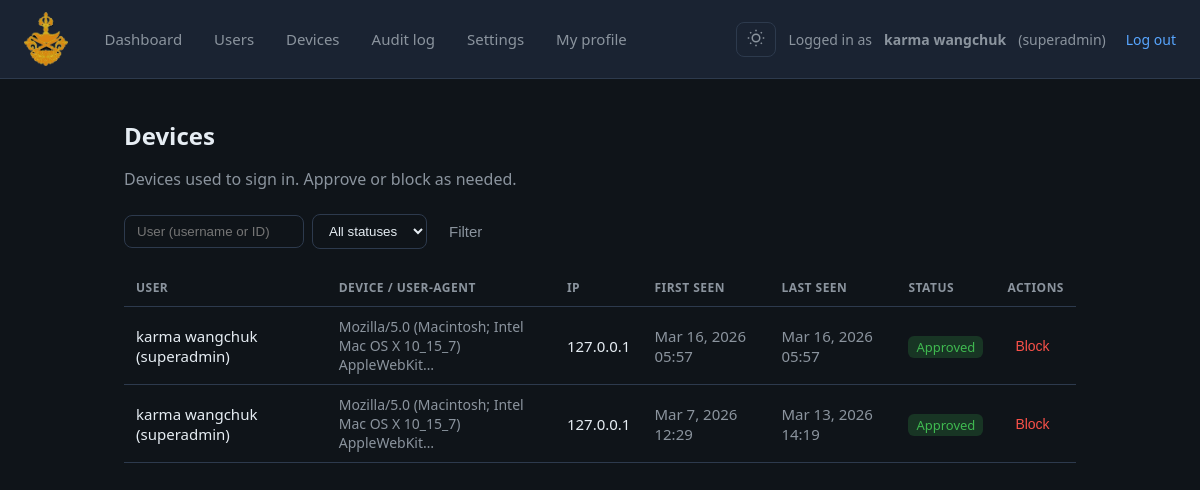
Before: /dashboard/superadmin/devices/ (signed in) with the older database file.
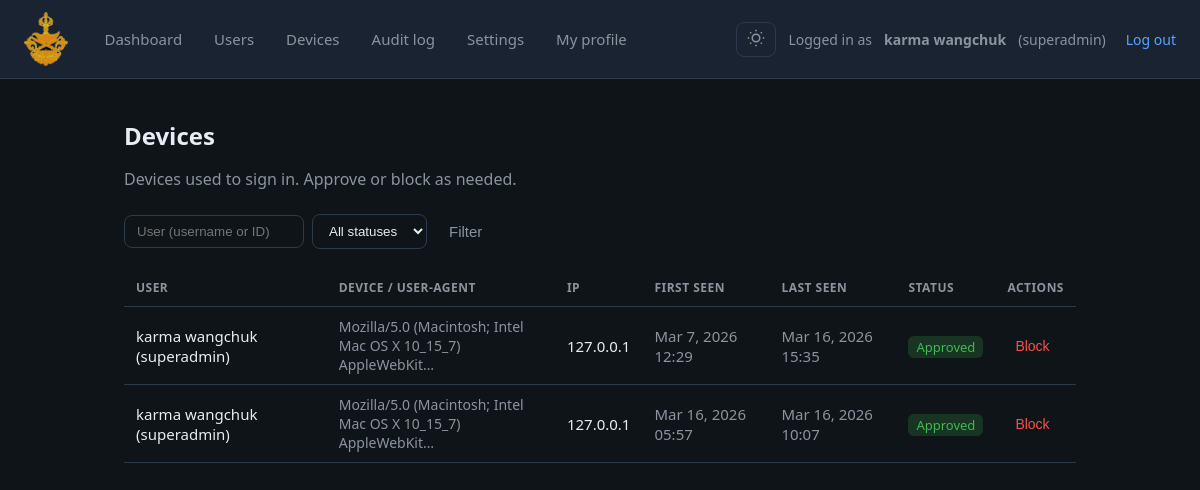
After: the same page with the newer database file.
### accounts/models.py (models this page shows, shortened)
class Device(models.Model):
    user = models.ForeignKey(User, on_delete=models.CASCADE, related_name='devices')
    device_id = models.CharField(max_length=64, blank=True, help_text='Fingerprint or session-derived id')
    user_agent = models.CharField(max_length=512, blank=True)
    ip_address = models.GenericIPAddressField(null=True, blank=True)
    first_seen = models.DateTimeField(auto_now_add=True)
    last_seen = models.DateTimeField(auto_now=True)
    status = models.CharField(
        max_length=20,
        choices=DeviceStatus.choices,
        default=DeviceStatus.PENDING,
    )
    class Meta:
        db_table = 'accounts_device'
        ordering = ['-last_seen']
        indexes = [
            models.Index(fields=['user', '-last_seen']),
        ]

class User(AbstractUser):
    role = models.CharField(
        max_length=20,
        choices=Role.choices,
        default=Role.USER,
    )
    is_active = models.BooleanField(default=True)
    email = models.EmailField(unique=True)
    force_password_change = models.BooleanField(
        default=False,
        help_text='If set, user must set a new password on next login (after OTP).',
    )
    created_by = models.ForeignKey(
        'self',
        null=True,
        blank=True,
        on_delete=models.SET_NULL,
        related_name='created_users',
        help_text='Admin who created this user (null if created by superadmin).',
    )
    wing = models.CharField(max_length=100, blank=True, help_text='Wing or department.')
    phone = models.CharField(max_length=32, blank=True, help_text='Phone number.')
    date_of_birth = models.DateField(null=True, blank=True, help_text='Date of birth.')
    employee_number = models.CharField(
        max_length=64,
        unique=True,
        null=True,
        blank=True,
        help_text='Employee number; used as username for employee login.',
    )
    is_approved = models.BooleanField(
        default=True,
        help_text='If False, user cannot log in until a superadmin approves (for admin-created users).',
    )
    class Meta:
        db_table = 'accounts_user'
        indexes = [
            models.Index(fields=['role']),
            models.Index(fields=['is_active']),
        ]

### accounts/views.py (the view)
# urls.py: path('dashboard/superadmin/devices/', views.superadmin_device_list, name='superadmin_device_list'),
@require_GET
@role_required(Role.SUPERADMIN)
def superadmin_device_list(request):
    qs = Device.objects.select_related('user').order_by('-last_seen')
    user_filter = (request.GET.get('user') or '').strip()
    status_filter = (request.GET.get('status') or '').strip()
    if user_filter:
        if user_filter.isdigit():
            qs = qs.filter(user_id=int(user_filter))
        else:
            qs = qs.filter(user__username__icontains=user_filter)
    if status_filter and status_filter in dict(DeviceStatus.choices):
        qs = qs.filter(status=status_filter)
    return render(request, 'accounts/superadmin/device_list.html', {
        'devices': qs,
        'user_filter': user_filter,
        'status_filter': status_filter,
        'status_choices': DeviceStatus.choices,
    })

### accounts/rbac.py (called while the page is built)
def role_required(*allowed_roles: str):
    allowed = set(allowed_roles)
    def decorator(view_func):
        @wraps(view_func)
        def _wrapped_view(request, *args, **kwargs):
            if not request.user.is_authenticated:
                login_url = reverse('accounts:login')
                return redirect(f'{login_url}?{REDIRECT_FIELD_NAME}={request.get_full_path()}')
            if request.user.role not in allowed:
                return redirect(get_dashboard_url_for_role(request.user.role))
            return view_func(request, *args, **kwargs)
        return _wrapped_view
    return decorator

### templates/accounts/superadmin/device_list.html (shortened to what this page needs)
{% extends "base_dashboard.html" %}
{% block nav %}
  <a href="{% url 'accounts:superadmin_dashboard' %}">Dashboard</a>
  <a href="{% url 'accounts:superadmin_user_list' %}">Users</a>
  <a href="{% url 'accounts:superadmin_device_list' %}">Devices</a>
  <a href="{% url 'accounts:superadmin_audit_log' %}">Audit log</a>
  <a href="{% url 'accounts:superadmin_settings' %}">Settings</a>
  <a href="{% url 'accounts:superadmin_profile' %}">My profile</a>
{% endblock %}
{% block content %}
<h1 class="page-title">Devices</h1>
<p class="page-desc">Devices used to sign in. Approve or block as needed.</p>
<div class="toolbar" style="display:flex; flex-wrap:wrap; gap:12px; margin-bottom:20px; align-items:center;">
  <form method="get" action="{% url 'accounts:superadmin_device_list' %}" style="display:flex; flex-wrap:wrap; gap:8px; align-items:center;">
    <input type="text" name="user" value="{{ user_filter }}" placeholder="User (username or ID)" style="width:180px; padding:8px 12px; border:1px solid var(--border); border-radius:8px; background:var(--bg); color:var(--text);">
    <select name="status" style="padding:8px 12px; border:1px solid var(--border); border-radius:8px; background:var(--bg); color:var(--text);">
      <option value="">All statuses</option>
    </select>
    <button type="submit" class="btn btn-ghost" style="margin:0;">Filter</button>
  </form>
</div>
<div class="table-wrap" style="overflow-x:auto;">
  <table class="data-table" style="width:100%; border-collapse:collapse;">
    <thead>
      <tr style="border-bottom:1px solid var(--border); text-align:left;">
        <th style="padding:10px 12px;">User</th>
        <th style="padding:10px 12px;">Device / User-Agent</th>
        <th style="padding:10px 12px;">IP</th>
        <th style="padding:10px 12px;">First seen</th>
        <th style="padding:10px 12px;">Last seen</th>
        <th style="padding:10px 12px;">Status</th>
        <th style="padding:10px 12px;">Actions</th>
      </tr>
    </thead>
    <tbody>
      {% for d in devices %}
      <tr style="border-bottom:1px solid var(--border);">
        <td style="padding:10px 12px;">{{ d.user.get_full_name|default:d.user.username }} ({{ d.user.username }})</td>
        <td style="padding:10px 12px; max-width:280px; font-size:0.875rem; color:var(--text-muted);" title="{{ d.user_agent }}">{{ d.user_agent|truncatechars:60|default:"—" }}</td>
        <td style="padding:10px 12px;">{{ d.ip_address|default:"—" }}</td>
        <td style="padding:10px 12px; color:var(--text-muted);">{{ d.first_seen|date:"M j, Y H:i" }}</td>
        <td style="padding:10px 12px; color:var(--text-muted);">{{ d.last_seen|date:"M j, Y H:i" }}</td>
        <td style="padding:10px 12px;">
          <span class="badge {% if d.status == 'approved' %}badge-success{% elif d.status == 'blocked' %}badge-muted{% else %}badge-warning{% endif %}">
            {{ d.get_status_display }}
          </span>
        </td>
        <td style="padding:10px 12px;">
          {% if d.status != 'blocked' %}
          <form method="post" action="{% url 'accounts:superadmin_device_block' d.pk %}" style="display:inline;">{% csrf_token %}<button type="submit" class="btn btn-ghost" style="padding:4px 8px; font-size:0.875rem; color:#f85149;">Block</button></form>
          {% endif %}
        </td>
      </tr>
      {% empty %}
      <tr><td colspan="7" style="padding:24px; color:var(--text-muted);">No devices match the filters. Devices appear after users sign in with OTP.</td></tr>
      {% endfor %}
    </tbody>
  </table>
</div>
{% endblock %}

Changed rows visible on the page:
changed Device: last_seen "Mar 13, 2026 14:19" → "Mar 16, 2026 15:35"; moves up the list
changed Device: last_seen "Mar 16, 2026 05:57" → "Mar 16, 2026 10:07"
